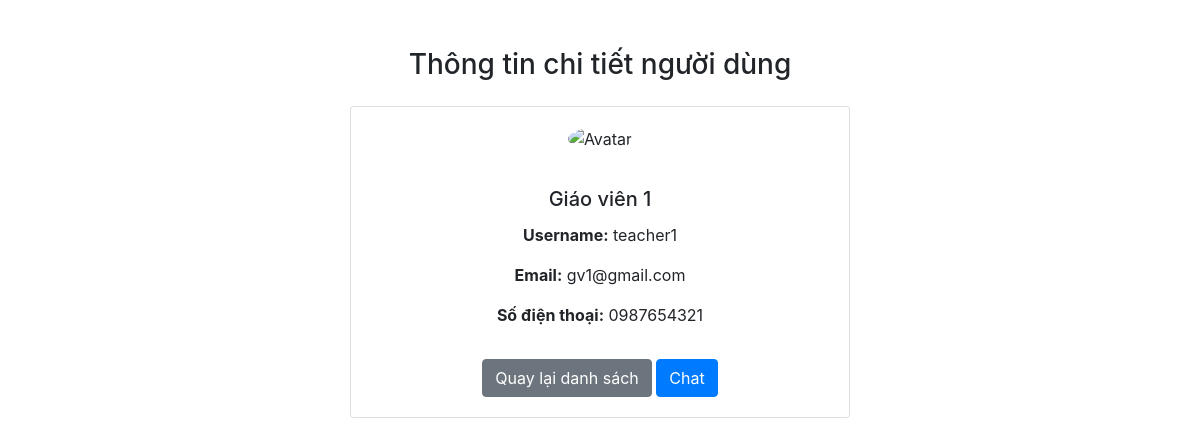
The app's page /profile.php?username=teacher1 (signed in) with its own data.
### tables this page shows
CREATE TABLE `users` (
  `username` varchar(50) NOT NULL,
  `password` varchar(255) NOT NULL,
  `fullname` varchar(50) NOT NULL,
  `email` varchar(50) NOT NULL,
  `phonenumber` varchar(20) NOT NULL,
  `avatar` varchar(255) DEFAULT NULL,
  `role` enum('teacher','student') NOT NULL
);

### profile.php (the view, shortened to what this page needs)
<?php
include 'config.php';
$username = urldecode($_GET['username']);
$sql = "SELECT username, fullname, email, phonenumber, avatar FROM users WHERE username = '$username'";
$result = $conn->query($sql);
$user = $result->fetch_assoc();
?>
<!DOCTYPE html>
<html lang="vi">
<head>
    <link rel="stylesheet" href="https://stackpath.bootstrapcdn.com/bootstrap/4.3.1/css/bootstrap.min.css">
</head>
<body>
<div class="container mt-5">
    <h3 class="text-center mb-4">Thông tin chi tiết người dùng</h3>
    <div class="card mx-auto" style="max-width: 500px;">
        <div class="card-body text-center">
            <?php if (!empty($user['avatar'])): ?>
                <img src="<?= htmlspecialchars($user['avatar']) ?>" alt="Avatar" class="avatar">
            <?php else: ?>
                <img src="default-avatar.png" alt="Avatar" class="avatar">
            <?php endif; ?>
            <h5 class="card-title mt-3"><?= htmlspecialchars($user['fullname']) ?></h5>
            <p class="card-text"><strong>Username:</strong> <?= htmlspecialchars($user['username']) ?></p>
            <p class="card-text"><strong>Email:</strong> <?= htmlspecialchars($user['email']) ?></p>
            <p class="card-text"><strong>Số điện thoại:</strong> <?= htmlspecialchars($user['phonenumber']) ?></p>
            <a href="list.php" class="btn btn-secondary mt-3">Quay lại danh sách</a>
            <a href="chat.php?username=<?= urlencode($user['username']) ?>" class="btn btn-primary mt-3">Chat</a>
        </div>
    </div>
</div>
</body>
</html>

### profile.php (style rules this page uses)
.avatar { width: 150px; height: 150px; object-fit: cover; border-radius: 50%; margin-bottom: 20px; }

### records on screen
users: fullname "Giáo viên 1", username "teacher1", email "gv1@gmail.com", phonenumber "0987654321"
